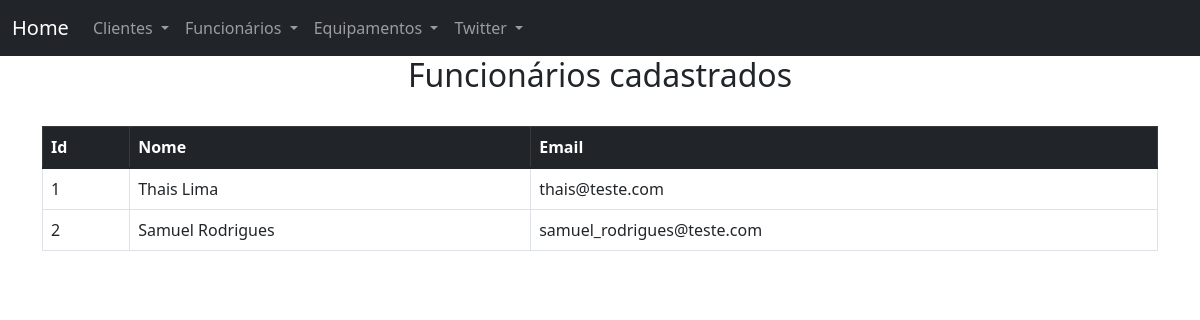
Screenshot of /consultafuncionarios with the database file from the repository.
### main.py (models this page shows, shortened)
class Funcionarios(db.Model):
    id_funcionario = db.Column(db.Integer, primary_key=True)
    name = db.Column(db.String(45), nullable=False)
    email = db.Column(db.String(30), nullable=False)
    senha = db.Column(db.String(10), nullable=False)

### main.py (the view)
@app.route('/consultafuncionarios')
def consulta_funcionarios():
    funcionarios = Funcionarios.query.all()
    return render_template('consultafuncionarios.html', funcionarios=funcionarios)

### templates/consultafuncionarios.html
{% extends "base.html" %}
{% block conteudo %}
    <h2 style="text-align: center;">Funcionários cadastrados</h2>
<br>
<table class="table table-bordered table-hover">
    <thead class="table-dark">
        <tr>
          <th scope="col">Id</th>
          <th scope="col">Nome</th>
          <th scope="col">Email</th>
        </tr>
    </thead>
    <tbody>
        {% for funcionarios in funcionarios %}
        <tr>
            <td>{{ funcionarios.id_funcionario }}</td>
            <td>{{ funcionarios.name }}</td>
            <td>{{ funcionarios.email }}</td>
        </tr>
        {% endfor %}
    </tbody>
</table>
{% endblock conteudo %}

### rows the page displays
Funcionarios: id_funcionario "1", name "Thais Lima", email "thais@teste.com"
Funcionarios: id_funcionario "2", name "Samuel Rodrigues", email "samuel_rodrigues@teste.com"
